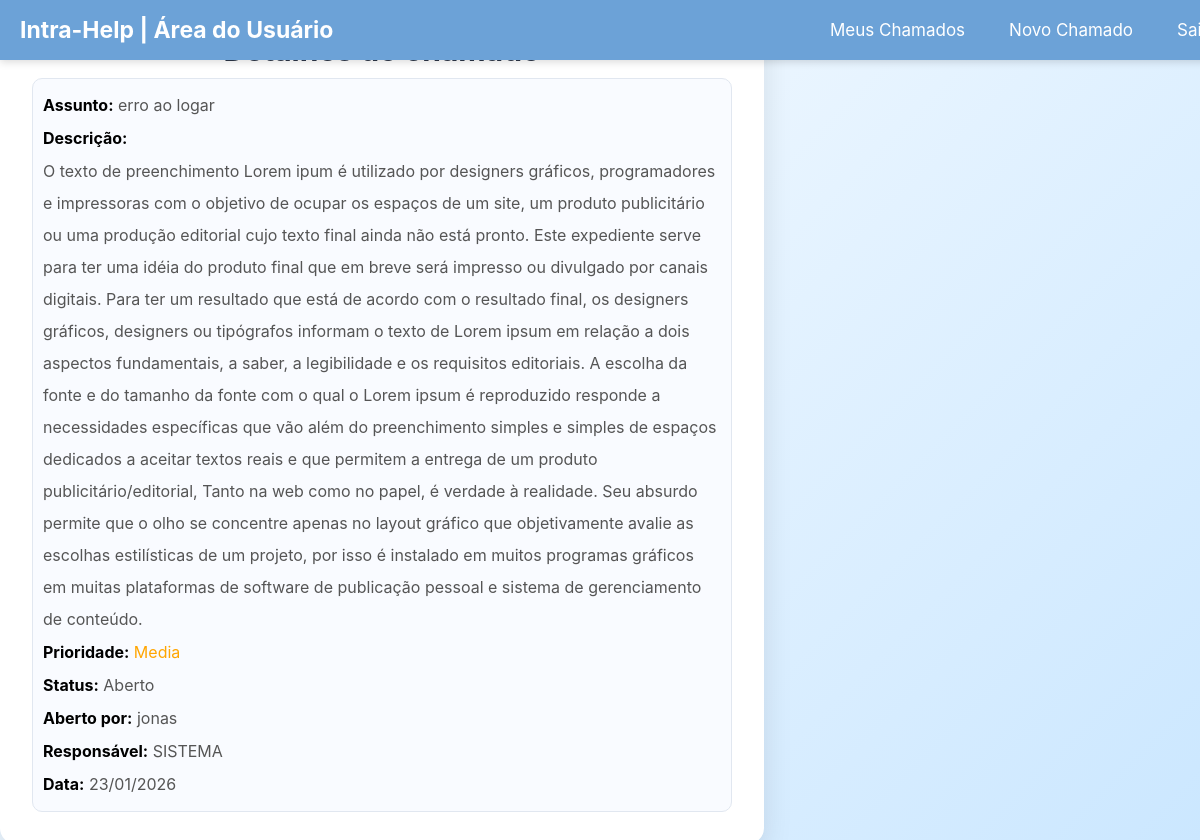
Screenshot of /views/verChamado.php?id=11 (signed in) with the database file from the repository.
### tables this page shows
CREATE TABLE "chamados" (
	"numero"	INTEGER NOT NULL,
	"solicitante_id"	INTEGER NOT NULL,
	"descricao"	TEXT NOT NULL,
	"responsavel_id"	INTEGER DEFAULT 1,
	"status"	TEXT DEFAULT "Aberto",
	"data_criacao"	TEXT DEFAULT current_timestamp, titulo text default "Reportar Problema", prioridade text default "Baixa",
	PRIMARY KEY("numero"),
	CONSTRAINT "fk_responsavel" FOREIGN KEY("responsavel_id") REFERENCES "usuarios"("usuario_id"),
	CONSTRAINT "fk_solicitante" FOREIGN KEY("solicitante_id") REFERENCES "usuarios"("usuario_id")
);

### models/chamados.php (called while the page is built, shortened)
<?php
function chamadoPorId($idChamado){
    $pdo = conectarDB();
    $sql = "SELECT c.numero, u.nome as solicitante, c.descricao, us.nome as responsavel, c.status, c.data_criacao, c.prioridade, c.titulo
            FROM chamados c
            INNER JOIN usuarios u
            ON solicitante_id = u.usuario_id
            INNER JOIN usuarios us
            ON responsavel_id = us.usuario_id
            WHERE c.numero = :numero;";
    $stmt = $pdo->prepare($sql);
    $stmt->execute(
        [":numero"=> $idChamado]
    );
    return $stmt->fetch(PDO::FETCH_ASSOC);
}

### views/VerChamado.php (the view, shortened to what this page needs)
<?php
require_once dirname(__DIR__) . '/models/chamados.php';
$idChamado = htmlspecialchars($_GET['id']);
$meuChamado = chamadoPorId($idChamado);
?>
<!DOCTYPE html>
<html lang="pt-br">
<head>
    <link rel="stylesheet" href="../style.css">
    <link rel="stylesheet" href="../views/verChamado.css">
</head>
<body>
<?php include 'menu.php'; ?>
<div class="container">
    <h1>Detalhes do chamado</h1>
    <div>
        <p><strong>Assunto:</strong> <?= htmlspecialchars($meuChamado['titulo']) ?></p>
        <p><strong>Descrição:</strong></p>
        <p><?= htmlspecialchars($meuChamado['descricao']) ?></p>
        <p id="<?= $meuChamado['prioridade'] ?>"><strong>Prioridade:</strong> <?= $meuChamado['prioridade'] ?></p>
        <p><strong>Status:</strong> <?= $meuChamado['status'] ?></p>
        <p><strong>Aberto por:</strong> <?= $meuChamado['solicitante'] ?></p>
        <p><strong>Responsável:</strong> <?= $meuChamado['responsavel'] ?></p>
        <p><strong>Data:</strong> <?= date('d/m/Y', strtotime($meuChamado['data_criacao'])) ?></p>
    </div>
</div>
</body>
</html>

### style.css (style rules this page uses)
* { box-sizing: border-box; margin: 0; padding: 0; font-family: 'Inter', sans-serif; }
body { background: linear-gradient(135deg, #fff, #cbe7ff); }
.container { background: #fff; padding: 2rem; border-radius: 1rem; box-shadow: 0 10px 30px rgba(0, 0, 0, 0.1); min-width: 450px; }

### views/verChamado.css (style rules this page uses)
* { box-sizing: content-box; }
body { overflow-wrap: break-word; }
.container { max-width: 700px; }
.container h1 { text-align: center; margin-bottom: 1px; }
.container > div { background-color: #f9fbff; border: 1px solid #e1e7f0; border-radius: 10px; padding: 10px; }
.container h1 { font-size: 30px; margin-bottom: 10px; color: #2d3748; }
.container p { margin-bottom: 1px; color: #555; line-height: 2; }
#Media { color: orange; }
strong { color: black; }

### rows the page displays
chamados: titulo "erro ao logar", descricao "O texto de preenchimento Lorem ipum é utilizado por designers gráficos, programadores e impressoras com o objetivo de ocupar os espaços de um site, um produto publicitário ou uma produção editorial cujo texto final ainda não está pronto. Este expediente serve para ter uma idéia do produto final que em breve será impresso ou divulgado por canais digitais. Para ter um resultado que está de acordo com o resultado final, os designers gráficos, designers ou tipógrafos informam o texto de Lorem ipsum em relação a dois aspectos fundamentais, a saber, a legibilidade e os requisitos editoriais. A escolha da fonte e do tamanho da fonte com o qual o Lorem ipsum é reproduzido responde a necessidades…", prioridade "Media", status "Aberto", data_criacao "23/01/2026"

### other values shown
$meuChamado['solicitante'] "jonas"
$meuChamado['responsavel'] "SISTEMA"
